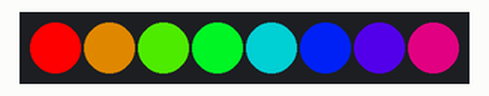
The sketch below on a simulated ESP32. Shown: 8 RGB LEDs in strip order, left to right.

Above: at 0.15 s.
At 1.39 s:
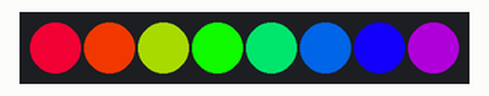
At 4.17 s:
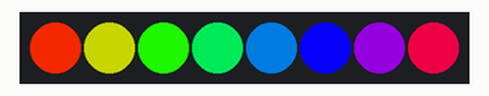
At 9.73 s:
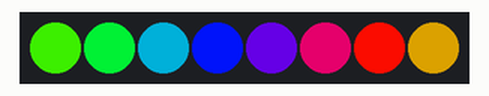
At 15.29 s:
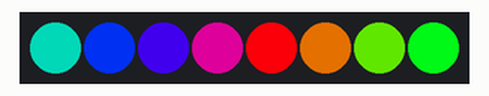
At 20.85 s:
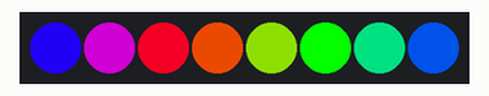
Timing chart, 0 to 40.0 s (numbered marks = the images above):
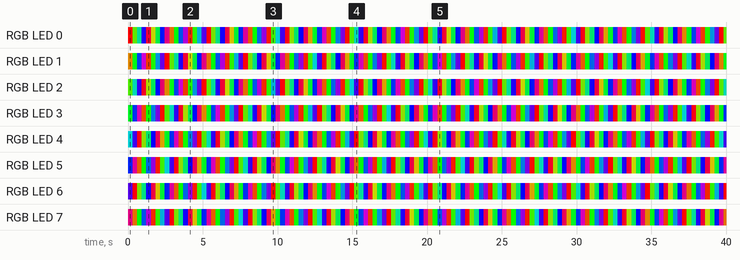

Measured:
- by itself, RGB LED 6: off → RGB(66, 0, 189) at 0.00 s, → RGB(246, 0, 9) 0.31 s later, → RGB(87, 168, 0) 0.31 s later, → RGB(0, 162, 93) 0.31 s later, … (130 changes in this stretch)
- by itself, RGB LED 7: off → RGB(162, 0, 93) at 0.00 s, → RGB(171, 84, 0) 0.31 s later, → RGB(0, 246, 9) 0.31 s later, → RGB(0, 66, 189) 0.31 s later, … (130 changes in this stretch)
- by itself, everything shown: repeats every 19.8 s, in 64 steps

The sketch:

006-01_LED_Pixel_rainbow_light.ino
```cpp
/**********************************************************************
* Filename    : 006-01_LED_Pixel_rainbow_light
* Description : Make the strip light up in rainbow colors.
* Auther      : Alternatives Solutions
* Modification: 2026/02/11
**********************************************************************/
//find the libraraie file here:
// repo/FNK0047/lib/Freenove_WS2812_Lib_for_ESP32-2.0.0.zip
#include "Freenove_WS2812_Lib_for_ESP32.h"

#define LEDS_COUNT    8   // The number of led
#define LEDS_PIN      22  // define the pin connected to the Freenove 8 led strip
#define CHANNEL       3   // RMT module channel

#define DELAY_TIME   10

Freenove_ESP32_WS2812 strip = Freenove_ESP32_WS2812(
  LEDS_COUNT, LEDS_PIN, CHANNEL, TYPE_GRB
);

// the setup function runs once when you press reset or power the board
void setup() {
  strip.begin();
}

// the loop function runs over and over again forever
void loop() {
  for (int j = 0; j < 255; j += 2) {
    for (int i = 0; i < LEDS_COUNT; i++) {
      strip.setLedColorData(i,
        strip.Wheel((i * 256 / LEDS_COUNT + j) & 255)); //set color data.
    }
    strip.show();
    delay(DELAY_TIME);
  }
}
```
